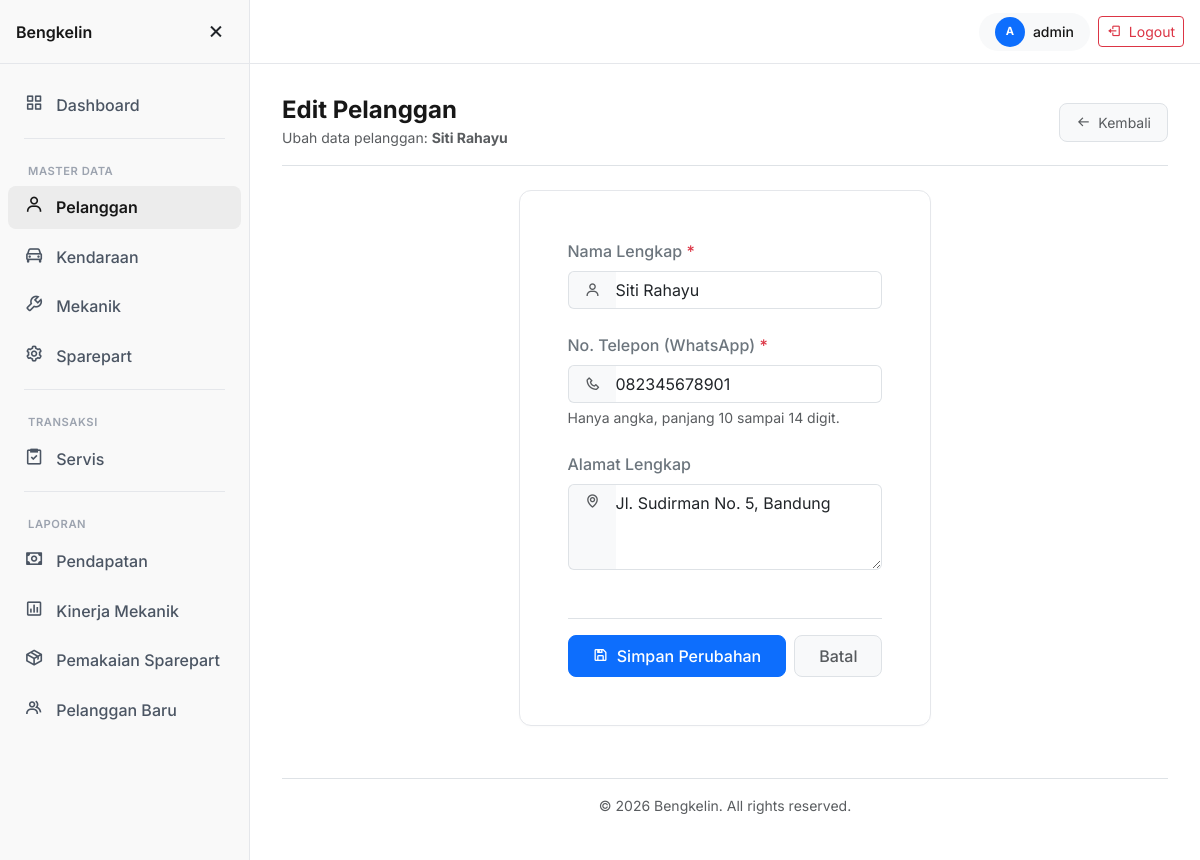
The app's page /pelanggan/edit.php?id=2 (signed in) with its own data.
### tables this page shows
CREATE TABLE pelanggan (
    id_pelanggan INT          NOT NULL AUTO_INCREMENT,
    nama         VARCHAR(100) NOT NULL,
    no_telp      VARCHAR(20)  NOT NULL,
    alamat       TEXT         NULL,
    created_at   TIMESTAMP    NOT NULL DEFAULT CURRENT_TIMESTAMP,
    PRIMARY KEY (id_pelanggan)
);

### includes/functions.php (called while the page is built, shortened)
<?php
function e(string $str): string
{
    return htmlspecialchars($str, ENT_QUOTES, 'UTF-8');
}

### pelanggan/edit.php (the view, shortened to what this page needs)
<?php
require '../config.php';
$id = (int)($_GET['id'] ?? 0);
$stmt = $conn->prepare("SELECT * FROM pelanggan WHERE id_pelanggan = ?");
$stmt->bind_param('i', $id);
$stmt->execute();
$result = $stmt->get_result();
$pelanggan = $result->fetch_assoc();
include '../includes/header.php';
include '../includes/sidebar.php';
?>
<div class="d-flex justify-content-between align-items-center flex-wrap gap-3 mb-4 pb-3 border-bottom">
    <div>
        <h4 class="fw-bold mb-0">Edit Pelanggan</h4>
        <span class="text-muted small">Ubah data pelanggan: <strong><?php echo e($pelanggan['nama']); ?></strong></span>
    </div>
    <a href="<?php echo BASE_URL; ?>pelanggan/index.php" class="btn btn-light border btn-sm px-3 py-2 rounded-3 text-muted">
        <i class="bx bx-arrow-back me-1"></i> Kembali
    </a>
</div>
<div class="card stat-card mx-auto" style="max-width: 800px;">
    <div class="card-body p-4 p-md-5">
        <form action="<?php echo BASE_URL; ?>pelanggan/update.php" method="POST" novalidate>
            <div class="mb-4">
                <label for="nama" class="form-label fw-medium text-secondary">Nama Lengkap <span class="text-danger">*</span></label>
                <div class="input-group">
                    <span class="input-group-text bg-light border-end-0 text-muted px-3">
                        <i class='bx bx-user'></i>
                    </span>
                    <input type="text" id="nama" name="nama" class="form-control border-start-0 shadow-none ps-0"
                           value="<?php echo e($pelanggan['nama']); ?>" minlength="3" required autofocus>
                </div>
            </div>
            <div class="mb-4">
                <label for="no_telp" class="form-label fw-medium text-secondary">No. Telepon (WhatsApp) <span class="text-danger">*</span></label>
                <div class="input-group">
                    <span class="input-group-text bg-light border-end-0 text-muted px-3">
                        <i class='bx bx-phone'></i>
                    </span>
                    <input type="text" id="no_telp" name="no_telp" class="form-control border-start-0 shadow-none ps-0"
                           value="<?php echo e($pelanggan['no_telp']); ?>" pattern="[0-9]{10,14}" required>
                </div>
                <div class="form-text small mt-1 text-muted">Hanya angka, panjang 10 sampai 14 digit.</div>
            </div>
            <div class="mb-5">
                <label for="alamat" class="form-label fw-medium text-secondary">Alamat Lengkap</label>
                <div class="input-group">
                    <span class="input-group-text bg-light border-end-0 text-muted px-3 align-items-start pt-2">
                        <i class='bx bx-map'></i>
                    </span>
                    <textarea id="alamat" name="alamat" class="form-control border-start-0 shadow-none ps-0" rows="3"><?php echo e($pelanggan['alamat'] ?? ''); ?></textarea>
                </div>
            </div>
            <div class="d-flex gap-2 pt-3 border-top">
                <button type="submit" class="btn btn-primary px-4 py-2 rounded-3 fw-medium">
                    <i class='bx bx-save me-1'></i> Simpan Perubahan
                </button>
                <a href="<?php echo BASE_URL; ?>pelanggan/index.php" class="btn btn-light border px-4 py-2 rounded-3 text-muted fw-medium">
                    Batal
                </a>
            </div>
        </form>
    </div>
</div>
<?php include '../includes/footer.php'; ?>

### assets/css/style.css (style rules this page uses)
body { font-family: "Inter", -apple-system, BlinkMacSystemFont, "Segoe UI", Roboto, sans-serif; background-color: #ffffff; color: #171717; }
:root { --bs-primary: #000000; --bs-secondary: #f3f4f6; --bs-success: #10b981; --bs-danger: #ef4444; --bs-warning: #f59e0b; --bs-info: #3b82f6; --sidebar-bg: #f9f9f9; --sidebar-hover: #ececec; --border-light: #e5e7eb; --sidebar-width: 250px; --sidebar-collapsed-width: 68px; }
.stat-card { border: 1px solid var(--border-light) !important; box-shadow: 0 1px 3px rgba(0, 0, 0, 0.02); border-radius: 12px; background: #ffffff; transition: all 0.2s ease; }

### includes/header.php (style rules this page uses)
body { padding-top: 64px; }

### records on screen
pelanggan: nama "Siti Rahayu", no_telp "082345678901", alamat "Jl. Sudirman No. 5, Bandung"

### other values on screen
substr($_SESSION['username'] ?? 'A', 0, 1) "A"
$_SESSION['username'] "admin"
APP_NAME "Bengkelin"
